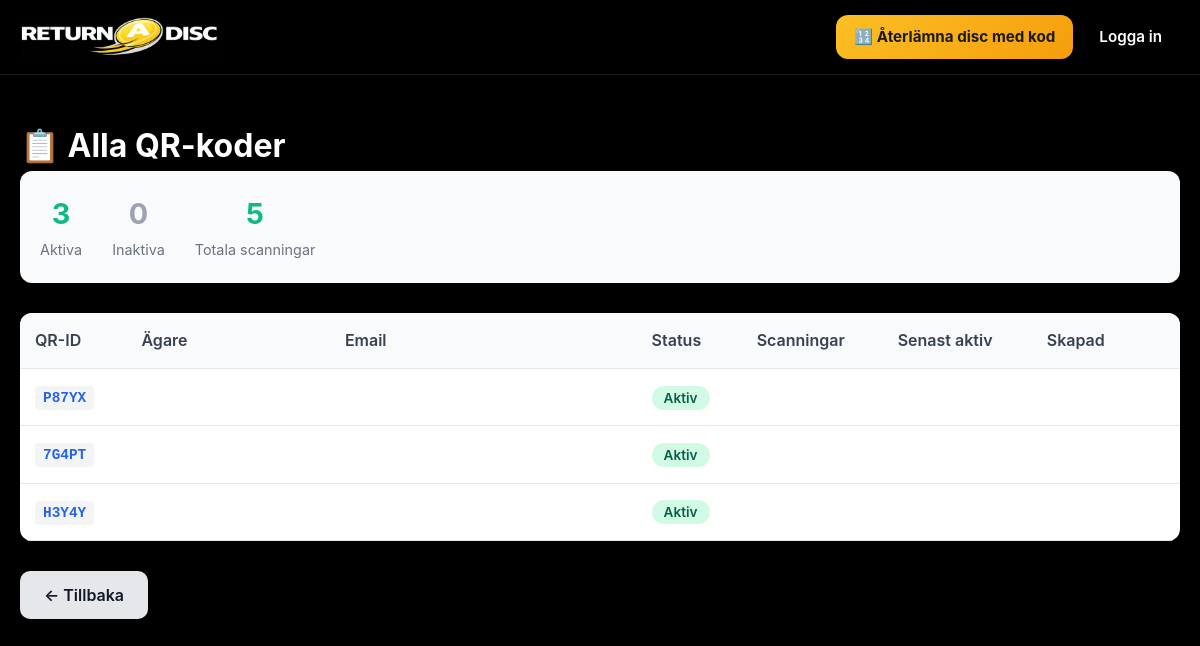
Before: /admin/qr-codes (signed in) with the older database file.
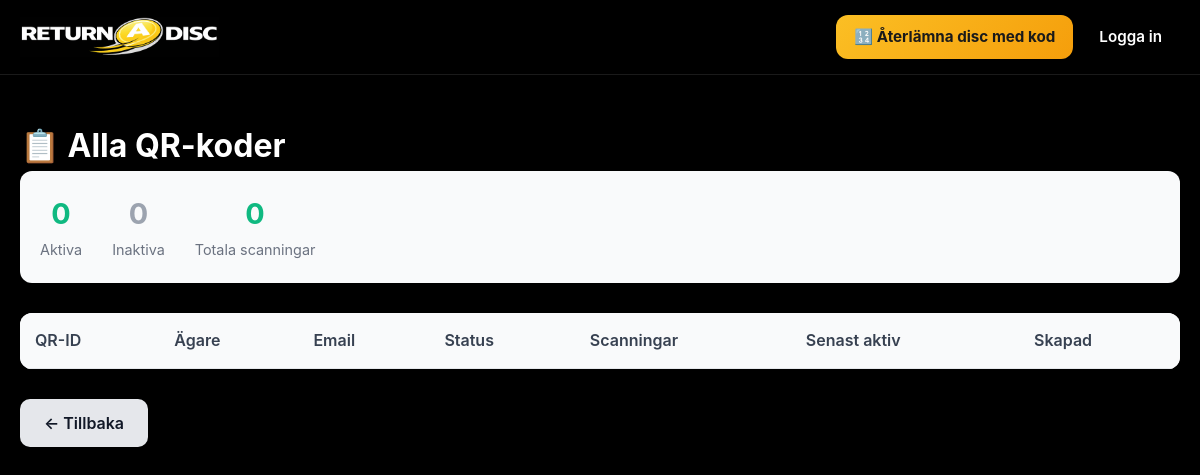
After: the same page with the newer database file.
### tables this page shows
CREATE TABLE qr_codes (
                    qr_id TEXT PRIMARY KEY,
                    user_id INTEGER,
                    is_active BOOLEAN DEFAULT 0,
                    activated_at TIMESTAMP,
                    total_scans INTEGER DEFAULT 0,
                    created_at TIMESTAMP DEFAULT CURRENT_TIMESTAMP,
                    FOREIGN KEY (user_id) REFERENCES users(id)
                );

### blueprints/admin.py (the view)
@bp.route('/qr-codes')
def list_qr_codes():
    if not session.get('is_admin'):
        return redirect(url_for('admin.login'))
    with db.get_connection() as conn:
        cur = conn.cursor()
        cur.execute("""
            SELECT q.qr_id, q.is_active, q.activated_at, q.total_scans,
                   u.name, u.email, u.created_at, u.last_login
            FROM qr_codes q
            LEFT JOIN users u ON q.user_id = u.id
            ORDER BY q.created_at DESC
        """)
        qr_codes = [dict(row) for row in cur.fetchall()]
    return render_template('admin/qr_codes.html', qr_codes=qr_codes)

### database.py (called while the page is built)
    @contextmanager
    def get_connection(self):
        conn = sqlite3.connect(self.db_path, timeout=20, detect_types=sqlite3.PARSE_DECLTYPES)
        conn.row_factory = sqlite3.Row
        try:
            yield conn
            conn.commit()
        except Exception as e:
            conn.rollback()
            logger.error(f"Database error: {e}")
            raise
        finally:
            conn.close()

    def get_user_by_id(self, user_id: int) -> Optional[Dict]:
        with self.get_connection() as conn:
            cur = conn.cursor()
            cur.execute("""
                SELECT id, name, email, hero_points, member_since, total_returns, is_premium
                FROM users WHERE id = ?
            """, (user_id,))
            row = cur.fetchone()
            return dict(row) if row else None

### templates/admin/qr_codes.html (shortened to what this page needs)
{% extends "base.html" %}
{% block content %}
<div class="admin-qr-list">
    <div class="container">
        <h1>📋 Alla QR-koder</h1>
        <div class="stats-summary">
            <div class="summary-item">
                <span class="summary-number">{{ qr_codes|selectattr('is_active', 'equalto', 1)|list|length }}</span>
                <span class="summary-label">Aktiva</span>
            </div>
            <div class="summary-item">
                <span class="summary-number inactive">{{ qr_codes|selectattr('is_active', 'equalto', 0)|list|length }}</span>
                <span class="summary-label">Inaktiva</span>
            </div>
            <div class="summary-item">
                <span class="summary-number">{{ qr_codes|sum(attribute='total_scans') }}</span>
                <span class="summary-label">Totala scanningar</span>
            </div>
        </div>
        <table class="admin-table">
            <thead>
                <tr>
                    <th>QR-ID</th>
                    <th>Ägare</th>
                    <th>Email</th>
                    <th>Status</th>
                    <th>Scanningar</th>
                    <th>Senast aktiv</th>
                    <th>Skapad</th>
                </tr>
            </thead>
            <tbody>
                {% for qr in qr_codes %}
                <tr>
                    <td><code>{{ qr.qr_id }}</code></td>
                    <td>{{ qr.name or 'Ej tilldelad' }}</td>
                    <td>{{ qr.email or '-' }}</td>
                    <td>
                        {% if qr.is_active %}
                            <span class="badge active">Aktiv</span>
                        {% else %}
                            <span class="badge inactive">Inaktiv</span>
                        {% endif %}
                    </td>
                    <td>{{ qr.total_scans or 0 }}</td>
                    <td>
                    </td>
                    <td>
                    </td>
                </tr>
                {% endfor %}
            </tbody>
        </table>
        <div class="back-link">
            <a href="{{ url_for('admin.dashboard') }}" class="btn-secondary">← Tillbaka</a>
        </div>
    </div>
</div>
{% endblock %}

### templates/base.html (shortened to what this page needs)
<!DOCTYPE html>
<html lang="sv">
<head>
    <link rel="stylesheet" href="{{ url_for('static', filename='css/style.css') }}">
</head>
<body>
    <nav class="navbar">
        <div class="navbar-container">
            <a href="{{ url_for('auth.index') }}" class="logo">
                <img src="{{ url_for('static', filename='images/logo.png') }}" alt="ReturnaDisc">
            </a>
            <div class="nav-links" id="navLinks">
                {% if current_user %}
                    <a href="{{ url_for('disc.dashboard') }}">Min sida</a>
                    <a href="{{ url_for('missing.community_map') }}" class="nav-highlight">
                        🗺️ Community Karta
                    </a>
                    <a href="{{ url_for('auth.buy_stickers') }}">🛒 Köp stickers</a>
                    <a href="{{ url_for('auth.logout') }}" class="btn-logout">Logga ut</a>
                {% else %}
                    <a href="{{ url_for('found.found_manual') }}" class="nav-found-code">
                        🔢 Återlämna disc med kod
                    </a>
                    <a href="{{ url_for('auth.login') }}">Logga in</a>
                {% endif %}
            </div>
        </div>
    </nav>
    <main class="main">
        {% block content %}{% endblock %}
    </main>
</body>
</html>

### static/css/style.css (style rules this page uses)
:root { --primary: #2563eb; --primary-dark: #1e40af; --primary-light: #3b82f6; --secondary: #6b7280; --success: #10b981; --warning: #f59e0b; --error: #ef4444; --bg: #f3f4f6; --card-bg: #ffffff; --text: #111827; --text-light: #6b7280; --border: #e5e7eb; --shadow: 0 4px 6px -1px rgba(0, 0, 0, 0.1), 0 2px 4px -1px rgba(0, 0, 0, 0.06); --shadow-lg: 0 10px 15px -3px rgba(0, 0, 0, 0.1), 0 4px 6px -2px rgba(0, 0, 0, 0.05); --radius: 16px; --radius-sm: 10px; }
* { margin: 0; padding: 0; box-sizing: border-box; }
html { font-size: 16px; }
body { font-family: -apple-system, BlinkMacSystemFont, 'Segoe UI', Roboto, 'Helvetica Neue', Arial, sans-serif; background: var(--bg); color: var(--text); line-height: 1.6; min-height: 100vh; display: flex; flex-direction: column; }
.container { max-width: 800px; margin: 0 auto; padding: 0 20px; width: 100%; }
.main { flex: 1; padding: 20px 0; }
.navbar { background: var(--card-bg); box-shadow: var(--shadow); padding: 16px 0; position: sticky; top: 0; z-index: 100; }
.logo { font-size: 1.5rem; font-weight: 800; text-decoration: none; color: var(--text); display: flex; align-items: center; gap: 8px; }
.nav-links { display: flex; gap: 24px; align-items: center; }
.nav-links a { text-decoration: none; color: var(--text); font-weight: 500; font-size: 0.95rem; transition: color 0.2s; padding: 8px 0; }
.btn-primary, .btn-secondary { display: inline-flex; align-items: center; justify-content: center; padding: 12px 24px; border-radius: var(--radius-sm); font-weight: 600; text-decoration: none; border: none; cursor: pointer; transition: all 0.2s; font-size: 1rem; line-height: 1.5; }
.btn-secondary { background: var(--border); color: var(--text); }
html { scroll-behavior: smooth; }
.container { max-width: 1100px; margin: 0 auto; }
.navbar { background: white; box-shadow: 0 2px 4px rgba(0,0,0,0.1); padding: 15px 0; position: sticky; top: 0; z-index: 100; }
.logo { font-size: 1.5rem; font-weight: bold; text-decoration: none; color: #374151; }
.nav-links { display: flex; align-items: center; gap: 10px; }
.nav-links a { text-decoration: none; color: #4b5563; font-weight: 500; padding: 10px 16px; border-radius: 8px; transition: all 0.2s; white-space: nowrap; }
.container { max-width: 1200px; margin: 0 auto; padding: 0 20px; }
.main { min-height: calc(100vh - 200px); padding: 20px 0; }

### templates/base.html (style rules this page uses)
* { margin: 0; padding: 0; box-sizing: border-box; }
:root { --primary: #166534; --primary-light: #22c55e; --secondary: #fbbf24; --bg-dark: #000000; --text-light: #ffffff; --white: #ffffff; --shadow: 0 4px 6px rgba(0, 0, 0, 0.3); --shadow-lg: 0 10px 30px rgba(0, 0, 0, 0.5); --radius: 12px; --radius-lg: 20px; }
body { font-family: -apple-system, BlinkMacSystemFont, 'Segoe UI', Roboto, 'Helvetica Neue', Arial, sans-serif; line-height: 1.6; color: var(--text-light); background: var(--bg-dark); }
.navbar { position: fixed; top: 0; left: 0; right: 0; z-index: 1000; background: rgba(0, 0, 0, 0.95); backdrop-filter: blur(10px); border-bottom: 1px solid rgba(255, 255, 255, 0.1); padding: 15px 0; }
.navbar-container { max-width: 1400px; margin: 0 auto; padding: 0 20px; display: flex; align-items: center; justify-content: space-between; }
.logo { display: flex; align-items: center; gap: 12px; text-decoration: none; color: var(--text-light); font-weight: 700; font-size: 1.4rem; }
.logo img { height: 40px; width: auto; }
.nav-links { display: flex; align-items: center; gap: 8px; }
.nav-links a { display: flex; align-items: center; gap: 6px; padding: 10px 18px; border-radius: var(--radius); text-decoration: none; font-weight: 600; font-size: 0.95rem; transition: all 0.3s ease; color: var(--text-light); }
.nav-links a.nav-found-code { background: linear-gradient(135deg, #fbbf24 0%, #f59e0b 100%); color: #1a1a1a; font-weight: 700; }
.main { min-height: calc(100vh - 80px); padding-top: 80px; background: var(--bg-dark); }

Changed rows visible on the page:
removed qr_codes: qr_id "P87YX", is_active "Aktiv"
removed qr_codes: qr_id "7G4PT", is_active "Aktiv"
removed qr_codes: qr_id "H3Y4Y", is_active "Aktiv"
Other visible differences:
{{ qr_codes|selectattr('is_active', 'equalto', 1)|list|length }}: "3" → "0"
{{ qr_codes|sum(attribute='total_scans') }}: "5" → "0"
